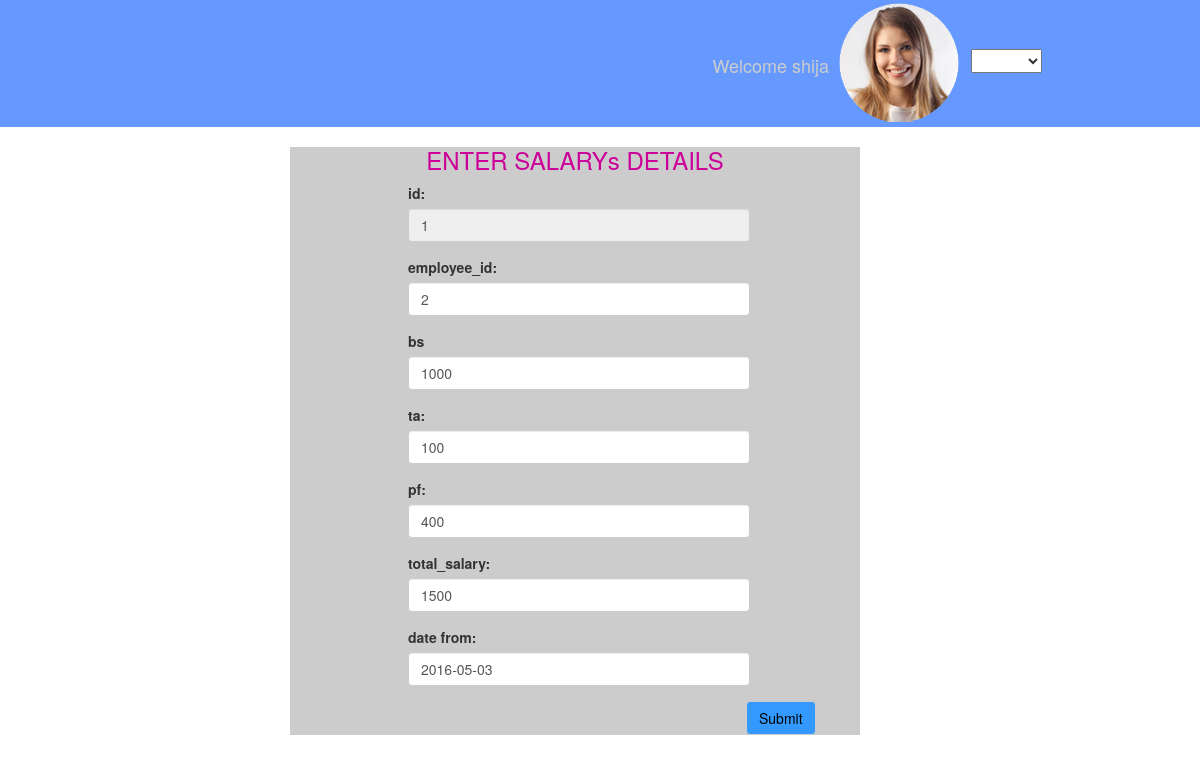
/edit_salary.php?eid=1, run on the app's committed database.
### tables this page shows
CREATE TABLE IF NOT EXISTS `tbl_salary` (
  `id` int(11) NOT NULL AUTO_INCREMENT,
  `employee_id` varchar(10) NOT NULL,
  `bs` varchar(10) NOT NULL,
  `ta` varchar(10) NOT NULL,
  `pf` varchar(10) NOT NULL,
  `total_salary` varchar(20) NOT NULL,
  `date_from` date NOT NULL,
  PRIMARY KEY (`id`)
);

### edit_salary.php (the view, shortened to what this page needs)
<!DOCTYPE html PUBLIC "-//W3C//DTD XHTML 1.0 Transitional//EN" "http://www.w3.org/TR/xhtml1/DTD/xhtml1-transitional.dtd">
<html xmlns="http://www.w3.org/1999/xhtml">
<head>
<link rel="stylesheet" href="css/bootstrap.min.css">
<link rel="stylesheet" href="css/style.css" />
</head>
<body>
<?php
include('header.php');
?>
<div class="container-fluid sec3">
<div class="container sec3-head">
<div col-md-12>
<?php
$con=open_connection();
$sal_id= $_GET['eid'];
$sql="select *from tbl_salary where tbl_salary.id=$sal_id";
$result=mysqli_query($con,$sql);
$row=mysqli_fetch_Array($result);
$sid=$row['id'];
$employee_id=$row['employee_id'];
$bs=$row['bs'];
$ta=$row['ta'];
$pf=$row['pf'];
$total_salary=$row['total_salary'];
$date_from=$row['date_from'];
?>
<form action="action_sal_edit.php" method="POST" enctype="multipart/form-data" class="emp-form">
<h3>ENTER SALARYs DETAILS</h3>
<div class="form-group">
      <label for="id">id:</label>
      <input readonly="readonly" class="form-control" id="did" name="id" placeholder="Enter id" value="<?php echo $sid?>">
    </div>
 <div class="form-group">
      <label for="department">employee_id:</label>
      <input type="text" class="form-control" id="department" name="empid"placeholder="Enter department" value="<?php echo $employee_id?>">
    </div>
     <div class="form-group">
      <label for="department">bs</label>
      <input type="text" class="form-control" id="department" name="bs"placeholder="Enter department" value="<?php echo $bs?>">
    </div>
     <div class="form-group">
      <label for="department">ta:</label>
      <input type="text" class="form-control" id="department" name="ta"placeholder="Enter department" value="<?php echo $ta?>">
    </div>
     <div class="form-group">
      <label for="department">pf:</label>
      <input type="text" class="form-control" id="department" name="pf"placeholder="Enter department" value="<?php echo $pf?>">
    </div>
     <div class="form-group">
      <label for="department">total_salary:</label>
      <input type="text" class="form-control" id="department" name="tsal"placeholder="Enter department" value="<?php echo $total_salary?>">
    </div>
     <div class="form-group">
      <label for="department">date from:</label>
      <input type="text" class="form-control" id="department" name="datef"placeholder="Enter department" value="<?php echo $date_from?>">
    </div>
 <button type="submit" class="btn btn-default">Submit</button>
</form>
</div>
</div>
</div>
</body>
</html>

### css/style.css (style rules this page uses)
.form-group { width:30%; }
.sec3 h3 { text-align:center; color:#C09; }
.emp-form { background:#CCC; width:50%; margin-left: 260px; }
.form-control { width: 200%; }
.form-group { margin-left: 118px; }
button.btn.btn-default { margin-left: 456px; color:black; background-color:#39F; }

### data on the page
tbl_salary: id "1", empid "2", bs "1000", ta "100", pf "400", tsal "1500", datef "2016-05-03"
